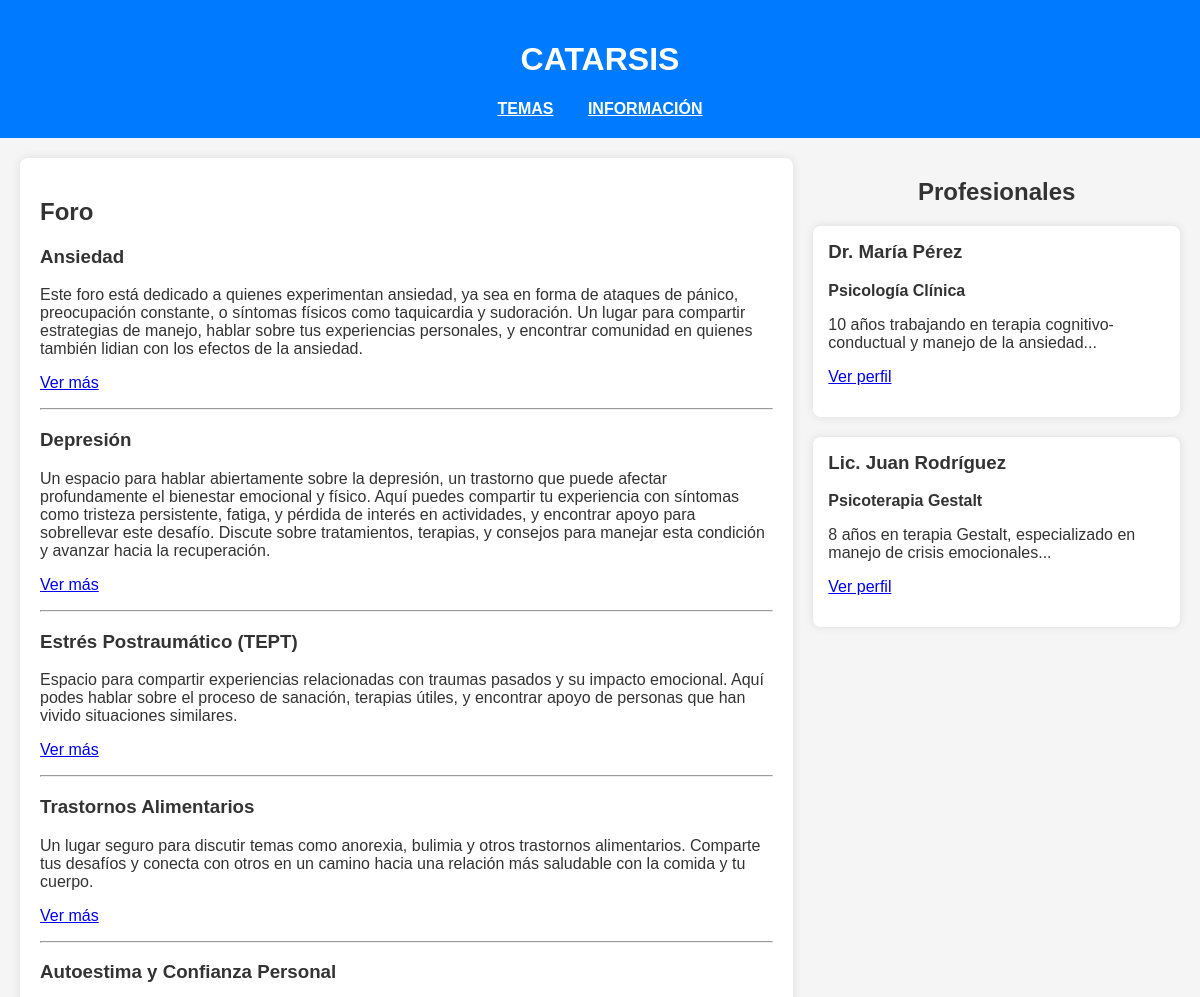
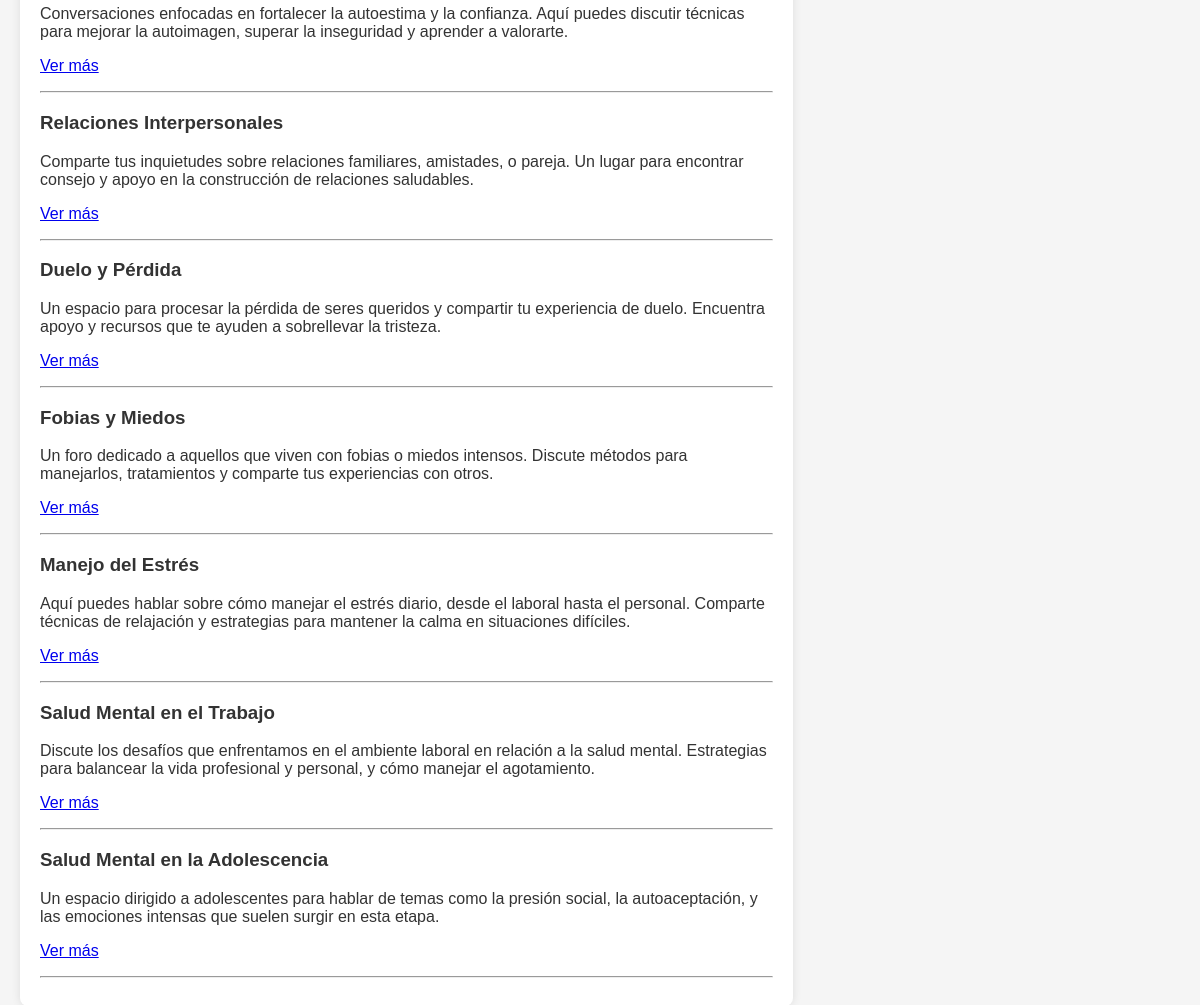
The app's page /htmls/pagina.php (signed in) with its own data (2 pictures, top to bottom).
### tables this page shows
CREATE TABLE IF NOT EXISTS `categorias` (
  `id` int NOT NULL AUTO_INCREMENT,
  `nombre_categoria` varchar(100) NOT NULL,
  `descripcion` text NOT NULL,
  PRIMARY KEY (`id`)
);

### htmls/pagina.php (the view, shortened to what this page needs)
<!DOCTYPE html>
<html lang="es">
<head>
    <link rel="stylesheet" href="../styles/stylepag.css" />
</head>
<body>
    <header>
        <h1><a href="index.html">CATARSIS</a></h1>
        <nav id="nav">
            <ul>
                <li><a href="temas.php">TEMAS</a></li>
                <li><a href="info.html">INFORMACIÓN</a></li>
            </ul>
        </nav>
    </header>
    <section id="content" class="container">
        <div id="forum">
            <h2>Foro</h2>
            <?php
            $conn = new mysqli('localhost', 'root', '', 'base_de_datos');
            $sql = "SELECT * FROM categorias";
            $result = $conn->query($sql);
            if ($result->num_rows > 0) {
                while ($categoria = $result->fetch_assoc()) {
                    echo "<div>";
                    echo "<h3>" . htmlspecialchars($categoria['nombre_categoria']) . "</h3>";
                    echo "<p>" . htmlspecialchars($categoria['descripcion']) . "</p>";
                    echo "<p><a href='foro.php?id_categoria=" . $categoria['id'] . "'>Ver más</a></p>";
                    echo "</div>";
                    echo "<hr>";
                }
            } else {
                echo "<p>No hay categorías disponibles.</p>";
            }
            ?>
        </div>
        <aside id="profiles">
            <h2>Profesionales</h2>
            <div class="profile">
                <h3>Dr. María Pérez</h3>
                <p><strong>Psicología Clínica</strong></p>
                <p>10 años trabajando en terapia cognitivo-conductual y manejo de la ansiedad...</p>
                <p><a href="profesionales.html">Ver perfil</a></p>
            </div>
            <div class="profile">
                <h3>Lic. Juan Rodríguez</h3>
                <p><strong>Psicoterapia Gestalt</strong></p>
                <p>8 años en terapia Gestalt, especializado en manejo de crisis emocionales...</p>
                <p><a href="profesionales.html">Ver perfil</a></p>
            </div>
        </aside>
    </section>
</body>
</html>

### styles/stylepag.css (style rules this page uses)
body { font-family: Arial, sans-serif; background-color: #f5f5f5; color: #333; margin: 0; padding: 0; }
header { background: #007bff; color: #fff; padding: 20px 0; text-align: center; }
header h1 a { color: #fff; text-decoration: none; }
header nav ul { padding: 0; list-style: none; margin: 10px 0 0; }
header nav ul li { display: inline; margin: 0 15px; }
header nav ul li a { color: #fff; font-weight: bold; }
#content { display: flex; justify-content: space-between; margin: 20px; }
#forum { flex: 2; background: #fff; padding: 20px; border-radius: 8px; box-shadow: 0 0 10px rgba(0, 0, 0, 0.1); }
#profiles { flex: 1; margin-left: 20px; }
#profiles h2 { margin-bottom: 20px; text-align: center; }
.profile { background: #fff; padding: 15px; margin-bottom: 20px; border-radius: 8px; box-shadow: 0 0 10px rgba(0, 0, 0, 0.1); }
.profile h3 { margin-top: 0; }
.container { margin: 20px; }

### records on screen
categorias: nombre_categoria "Ansiedad", descripcion "Este foro está dedicado a quienes experimentan ansiedad, ya sea en forma de ataques de pánico, preocupación constante, o síntomas físicos como taquicardia y sudoración. Un lugar para compartir estrategias de manejo, hablar sobre tus experiencias personales, y encontrar comunidad en quienes también lidian con los efectos de la ansiedad."
categorias: nombre_categoria "Depresión", descripcion "Un espacio para hablar abiertamente sobre la depresión, un trastorno que puede afectar profundamente el bienestar emocional y físico. Aquí puedes compartir tu experiencia con síntomas como tristeza persistente, fatiga, y pérdida de interés en actividades, y encontrar apoyo para sobrellevar este desafío. Discute sobre tratamientos, terapias, y consejos para manejar esta condición y avanzar hacia la recuperación."
categorias: nombre_categoria "Estrés Postraumático (TEPT)", descripcion "Espacio para compartir experiencias relacionadas con traumas pasados y su impacto emocional. Aquí podes hablar sobre el proceso de sanación, terapias útiles, y encontrar apoyo de personas que han vivido situaciones similares."
categorias: nombre_categoria "Trastornos Alimentarios", descripcion "Un lugar seguro para discutir temas como anorexia, bulimia y otros trastornos alimentarios. Comparte tus desafíos y conecta con otros en un camino hacia una relación más saludable con la comida y tu cuerpo."
categorias: nombre_categoria "Autoestima y Confianza Personal", descripcion "Conversaciones enfocadas en fortalecer la autoestima y la confianza. Aquí puedes discutir técnicas para mejorar la autoimagen, superar la inseguridad y aprender a valorarte."
categorias: nombre_categoria "Relaciones Interpersonales", descripcion "Comparte tus inquietudes sobre relaciones familiares, amistades, o pareja. Un lugar para encontrar consejo y apoyo en la construcción de relaciones saludables."
categorias: nombre_categoria "Duelo y Pérdida", descripcion "Un espacio para procesar la pérdida de seres queridos y compartir tu experiencia de duelo. Encuentra apoyo y recursos que te ayuden a sobrellevar la tristeza."
categorias: nombre_categoria "Fobias y Miedos", descripcion "Un foro dedicado a aquellos que viven con fobias o miedos intensos. Discute métodos para manejarlos, tratamientos y comparte tus experiencias con otros."
categorias: nombre_categoria "Manejo del Estrés", descripcion "Aquí puedes hablar sobre cómo manejar el estrés diario, desde el laboral hasta el personal. Comparte técnicas de relajación y estrategias para mantener la calma en situaciones difíciles."
categorias: nombre_categoria "Salud Mental en el Trabajo", descripcion "Discute los desafíos que enfrentamos en el ambiente laboral en relación a la salud mental. Estrategias para balancear la vida profesional y personal, y cómo manejar el agotamiento."
categorias: nombre_categoria "Salud Mental en la Adolescencia", descripcion "Un espacio dirigido a adolescentes para hablar de temas como la presión social, la autoaceptación, y las emociones intensas que suelen surgir en esta etapa."
